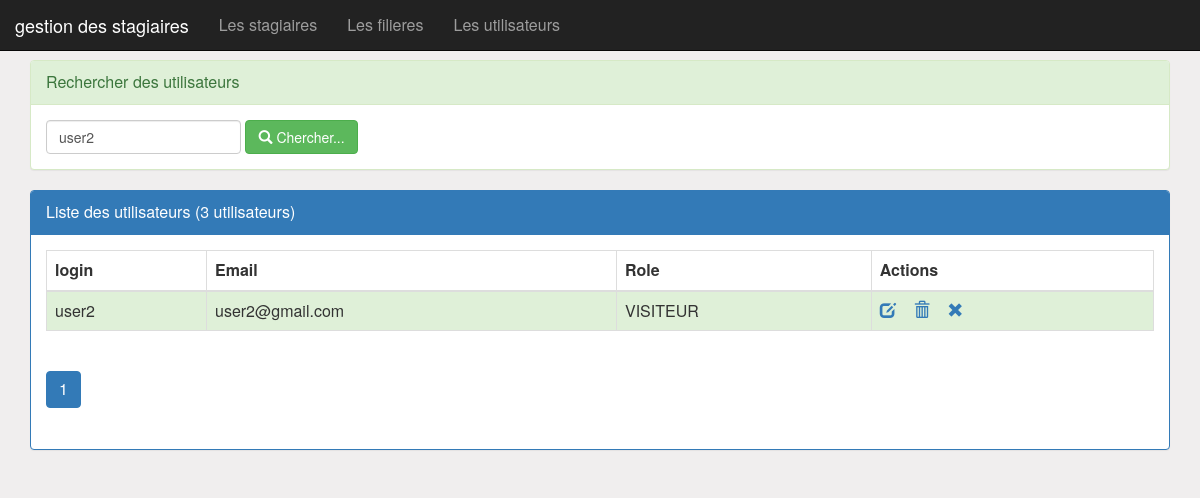
Page /utilisateurs.php?logins=user2 (signed in) on the committed database.
### tables this page shows
create table utilisateurs(
    iduser int primary key auto_increment, 
   logins VARCHAR(50),
    email VARCHAR(255),
    roles  VARCHAR(50),
    etat int,
    pwd VARCHAR(255)
);

### utilisateurs.php (the view, shortened to what this page needs)
<?php
    require_once("connexiondb.php");
    $login=isset($_GET['logins'])?$_GET['logins']:"";
    $size=isset($_GET['size'])?$_GET['size']:3;
    $page=isset($_GET['page'])?$_GET['page']:1;
    $requeteUser="select * from utilisateurs where logins like '%$login%'";
    $requeteCount="select count(*) countUser from utilisateurs";
    $resultatUser=$pdo->query($requeteUser);
    $resultatCount=$pdo->query($requeteCount);
    $tabCount=$resultatCount->fetch();
    $nbrUser=$tabCount['countUser'];
    $reste=$nbrUser % $size;
    if($reste===0)
        $nbrPage=$nbrUser/$size;
    else
        $nbrPage=floor($nbrUser/$size)+1;
?>
<!DOCTYPE html>
<html>
<head>
<link rel="stylesheet" href="//netdna.bootstrapcdn.com/bootstrap/3.1.1/css/bootstrap.min.css">
<link rel="stylesheet" href="css/monstyle.css">
<link rel="stylesheet" type="text/css" href="css/font-awesome.min.css">
</head>
<body>
        <?php include("menu.php"); ?>
        <div class="container">
            <div class="panel panel-success margetop60">
				<div class="panel-heading">Rechercher des utilisateurs</div>
				<div class="panel-body">
					<form method="get" action="utilisateurs.php" class="form-inline">
						<div class="form-group">
                            <input type="text" name="login"
                                   placeholder="Login"
                                   class="form-control"
                                   value="<?php echo $login ?>"/>
                        </div>
				        <button type="submit" class="btn btn-success">
                            <span class="glyphicon glyphicon-search"></span>
                            Chercher...
                        </button>
					</form>
				</div>
			</div>
            <div class="panel panel-primary">
                <div class="panel-heading">Liste des utilisateurs (<?php echo $nbrUser ?> utilisateurs)</div>
                <div class="panel-body">
                    <table class="table table-striped table-bordered">
                        <thead>
                            <tr>
                                <th>login</th> <th>Email</th> <th>Role</th> <th>Actions</th>
                            </tr>
                        </thead>
                        <tbody>
                            <?php while($user=$resultatUser->fetch()){ ?>
                                <tr class="<?php echo $user['etat']==1?'success':'danger'?>">
                                    <td><?php echo $user['logins'] ?> </td>
                                    <td><?php echo $user['email'] ?> </td>
                                    <td><?php echo $user['roles'] ?> </td>
                                   <td>
                                        <a href="editerUtilisateur.php?idu=<?php echo $user['iduser'] ?>">
                                            <span class="glyphicon glyphicon-edit"></span>
                                        </a>
                                        <a onclick="return confirm('Etes vous sur de vouloir supprimer cet utilisateur')"
                                            href="supprimerUtilisateur.php?idUser=<?php echo $user['iduser'] ?>">
                                                <span class="glyphicon glyphicon-trash"></span>
                                        </a>
                <a href="activerUtilisateur.php?idUser=<?php echo $user['iduser'] ?>&etat=<?php echo $user['etat']  ?>">
                                                <?php
                                                    if($user['etat']==1)
                                                        echo '<span class="glyphicon glyphicon-remove"></span>';
                                                    else
                                                        echo '<span class="glyphicon glyphicon-ok"></span>';
                                                ?>
                                            </a>
                                        </td>
                                </tr>
                             <?php } ?>
                        </tbody>
                    </table>
                <div>
                    <ul class="pagination">
                        <?php for($i=1;$i<=$nbrPage;$i++){ ?>
                            <li class="<?php if($i==$page) echo 'active' ?>">
            <a href="utilisateurs.php?page=<?php echo $i;?>&login=<?php echo $login ?>">
                                    <?php echo $i; ?>
                                </a>
                             </li>
                        <?php } ?>
                    </ul>
                </div>
                </div>
            </div>
        </div>
    </body>
</HTML>

### css/monstyle.css (style rules this page uses)
.margetop60 { margin-top: 60px; }
body { background-color: rgb(240, 238, 238); font-size: 16px; }

### rows in the picture
utilisateurs: logins "user2", email "user2@gmail.com", roles "VISITEUR", etat 1 (drawn)

### other values in the picture
$nbrUser "3"
